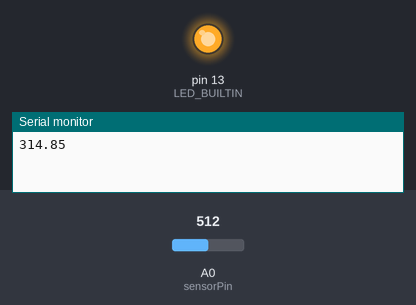
Bench run of a sketch on a simulated Arduino Uno, built with avr-gcc and run on an emulated ATmega328P. On the bench: output pins drawn as LEDs (lit = HIGH), the last lines printed to the serial monitor. Inputs (shaded band) come from the test bench; at power-on: A0 (sensorPin) = 512.

Above: at 4.3 s.
4.4 s: A0 (sensorPin) set to 1005
At 6.8 s:
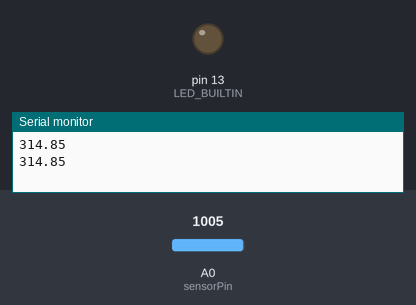
8.9 s: A0 (sensorPin) set to 1023
Timing chart, 0 to 22.5 s (numbered marks = the images above; inputs shaded):
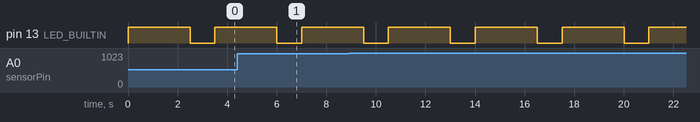

The sketch:

demeter_one_sec.ino
```cpp
int sensorPin = A0;   // select the analog input pin for the photoresistor

void setup() {
  Serial.begin(9600);
  pinMode(LED_BUILTIN, OUTPUT);
}

void loop() {
  float readIn = analogRead(sensorPin);
  float luxTotal = 0;

  digitalWrite(LED_BUILTIN, HIGH);
  for(int i = 0; i < 50; i++)
  {
    // calculate current photoresistor resistance based on read in (1024 = 5 volts), amperage of arduino is 500mA (0.5 A)
    float resistance = 10000 * ((1023 - readIn)/readIn);
    // apply formula from website
    float lux = (1.25 * pow(10,8)) * pow(resistance, -1.4);
    luxTotal += lux;
    delay(50);
 }

  digitalWrite(LED_BUILTIN, LOW);
  Serial.println(luxTotal/50);

  for(int i = 0; i < 1; i++){
    delay(1000);
  }
}
```

Measured:
- by itself, pin 13 (LED_BUILTIN): alternates HIGH for 2.5 s and LOW for 1.0 s
